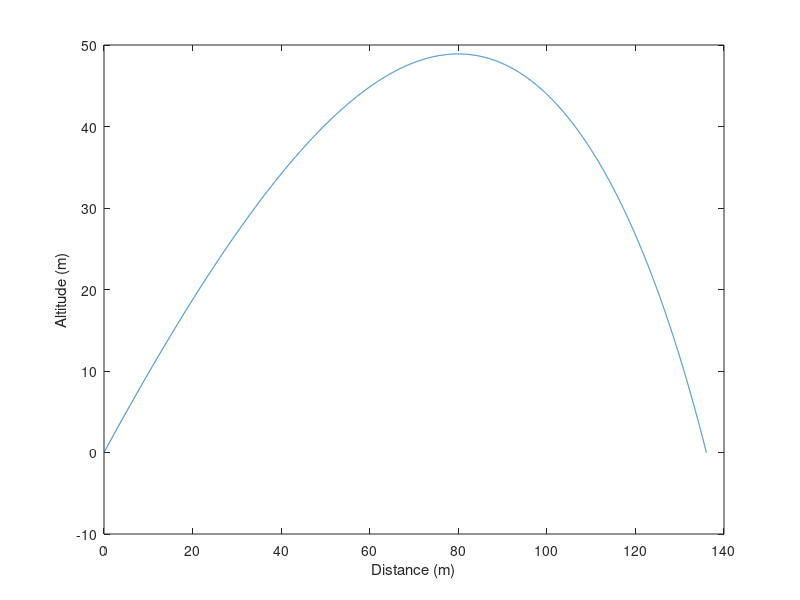

Reproduce this figure in MATLAB.
clear all, close all, clc

% Constants
atmDens = 1.2754; %kg/m^3
dragCoefficient = 0.345; %Magic
frontalArea = 0.005; %m^2
emptyMass = 0.15; %kg
g = 9.82; %m/s^2

% Starting conditions
angle = 45; % degrees to horizontal
V = 60; % m/s
x = 0; % m
y = 0; % m
time = 0; % s

stepLength = 0.001; %Seconds
Vy = sind(angle) .* V;
Vx = cosd(angle) .* V;
xMatrix = [];
yMatrix = [];
tMatrix = [];

%VxPrim = @(Vx) (-atmDens .* dragCoefficient .* frontalArea .* Vx .* sqrt(Vx.^2 + Vy.^2)) ./ (2 .* emptyMass);

%VyPrim = @(Vy) -g - ((atmDens .* dragCoefficient .* frontalArea .* Vy .* sqrt(Vx.^2 + Vy.^2)) ./ (2 .* emptyMass));


while y > 0 | time < 0.1
    VxNew = Vx + ((-atmDens .* dragCoefficient .* frontalArea .* Vx .* sqrt(Vx.^2 + Vy.^2)) ./ (2 .* emptyMass)) * stepLength;
    VyNew = Vy + (-g - ((atmDens .* dragCoefficient .* frontalArea .* Vy .* sqrt(Vx.^2 + Vy.^2)) ./ (2 .* emptyMass))) * stepLength;
    Vx = VxNew;
    Vy = VyNew;
    
    x = x + Vx * stepLength;
    y = y + Vy * stepLength;
    
    xMatrix = [xMatrix, x];
    yMatrix = [yMatrix, y];
    tMatrix = [tMatrix, time];
    
    time = time + stepLength;
end
y
x
time

plot(xMatrix, yMatrix)
ylabel("Altitude (m)")
xlabel("Distance (m)")